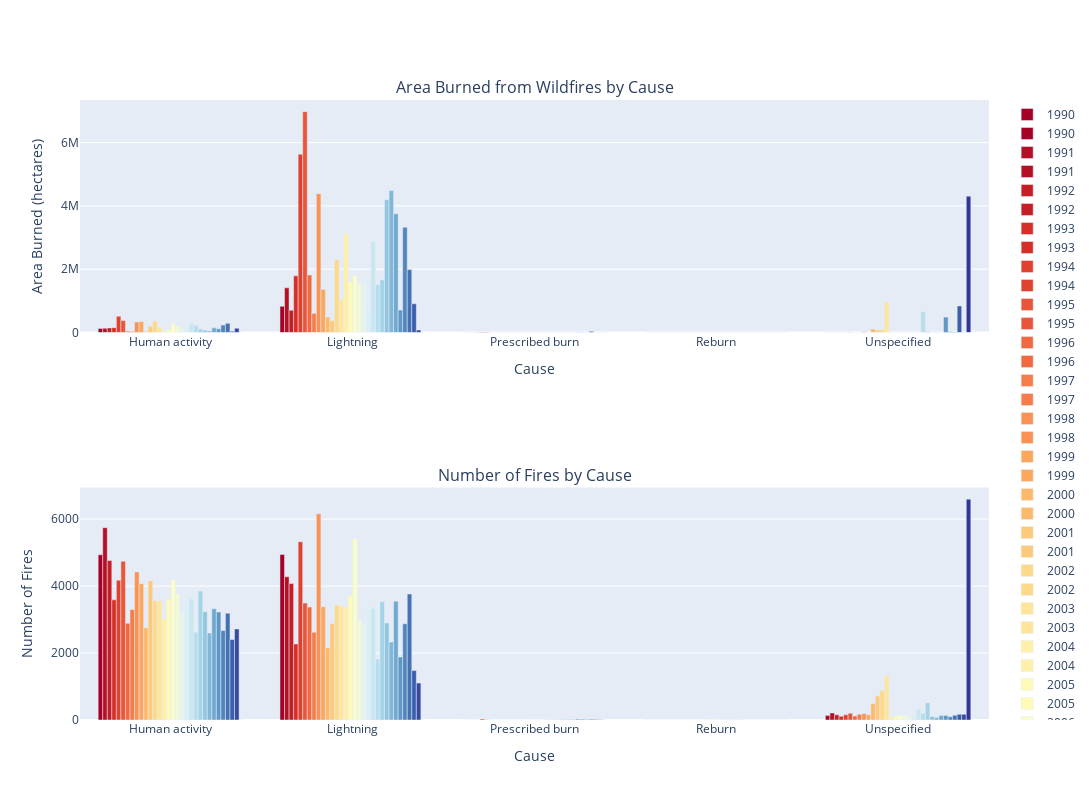

Source (notebook cell):
### Markdown cell above
| **Cause** | **Description** |
| :- |:------------- | 
| Human Activity | Wildfires caused by human activity refer to fires ignited as a result of human actions. These can include accidental causes like discarded cigarettes, unattended campfires, sparks from equipment or machinery, power line failures, or intentional acts of arson. Human-caused wildfires can occur in both urban and rural areas and can have various impacts depending on the location, climate, and fuel availability. |
| Lightning | Lightning-caused wildfires originate from natural electrical discharges during dry thunderstorms. Lightning strikes can ignite fires when they come into contact with dry vegetation, especially in regions with dry and windy conditions. These wildfires are a natural occurrence and can be prevalent in remote or forested areas where lightning strikes are more likely to occur. |
| Prescribed Burn | A prescribed burn, also known as a controlled burn or prescribed fire, is a planned fire intentionally set by fire management authorities. These burns are carefully controlled and conducted under specific conditions to reduce the risk of uncontrolled wildfires. Prescribed burns are often used for ecological purposes, such as promoting forest health, reducing fuel loads, managing vegetation, or restoring natural fire regimes. |
| Reburn | Reburn refers to a situation where a previously burned area reignites due to residual heat or smoldering embers from a previous wildfire. Even after a fire has been extinguished, heat can remain trapped within logs, root systems, or organic material. Under certain conditions, such as dry and windy weather, these residual heat sources can reignite, leading to a new fire within the previously burned area. Reburns can be challenging to detect and control, as they can occur unexpectedly and often in areas where firefighting resources have been recently deployed.  |
| Unspecified | Causes where the source of wildfire is unknown or unspecified. Mainly due to a lack of evidence. |

### Code cell
cause_figs = make_subplots(rows=2, cols=1, subplot_titles=['Area Burned from Wildfires by Cause', 'Number of Fires by Cause'])

for i in range(1990,2022):

    cause_figs.add_bar(x=areabygroup_causes['Cause'], y=areabygroup_causes[i], name=i, marker=dict(color=color_map[i]), row=1, col=1)
    cause_figs.add_bar(x=numfiresbygroup_causes['Cause'], y=numfiresbygroup_causes[i], name=i, marker=dict(color=color_map[i]), row=2, col=1)
    
cause_figs.update_layout(height=800, width=1780)
cause_figs.update_xaxes(title_text='Cause', row=1, col=1)
cause_figs.update_xaxes(title_text='Cause', row=2, col=1)
cause_figs.update_yaxes(title_text='Area Burned (hectares)', row=1, col=1)
cause_figs.update_yaxes(title_text='Number of Fires', row=2, col=1).show()

### Figure 1 — Plotly figure (JSON) as saved in the notebook; plotly's stock layout.template omitted (floating-point values rounded to 4 significant figures)
{"data": [{"marker": {"color": "#a50026"}, "name": "1990", "type": "bar", "x": ["Human activity", "Lightning", "Prescribed burn", "Reburn", "Unspecified"], "xaxis": "x", "y": [124127, 828079, 0, 0, 1117], "yaxis": "y"}, {"marker": {"color": "#a50026"}, "name": "1990", "type": "bar", "x": ["Human activity", "Lightning", "Prescribed burn", "Reburn", "Unspecified"], "xaxis": "x2", "y": [4935, 4944, 0, 0, 131], "yaxis": "y2"}, {"marker": {"color": "#b50f26"}, "name": "1991", "type": "bar", "x": ["Human activity", "Lightning", "Prescribed burn", "Reburn", "Unspecified"], "xaxis": "x", "y": [134485, 1410890, 0, 0, 412], "yaxis": "y"}, {"marker": {"color": "#b50f26"}, "name": "1991", "type": "bar", "x": ["Human activity", "Lightning", "Prescribed burn", "Reburn", "Unspecified"], "xaxis": "x2", "y": [5743, 4276, 0, 0, 212], "yaxis": "y2"}, {"marker": {"color": "#c51e26"}, "name": "1992", "type": "bar", "x": ["Human activity", "Lightning", "Prescribed burn", "Reburn", "Unspecified"], "xaxis": "x", "y": [145841, 702795, 0, 0, 3190], "yaxis": "y"}, {"marker": {"color": "#c51e26"}, "name": "1992", "type": "bar", "x": ["Human activity", "Lightning", "Prescribed burn", "Reburn", "Unspecified"], "xaxis": "x2", "y": [4765, 4075, 0, 0, 154], "yaxis": "y2"}, {"marker": {"color": "#d52e26"}, "name": "1993", "type": "bar", "x": ["Human activity", "Lightning", "Prescribed burn", "Reburn", "Unspecified"], "xaxis": "x", "y": [153454, 1789359, 7400, 0, 139], "yaxis": "y"}, {"marker": {"color": "#d52e26"}, "name": "1993", "type": "bar", "x": ["Human activity", "Lightning", "Prescribed burn", "Reburn", "Unspecified"], "xaxis": "x2", "y": [3589, 2273, 2, 0, 113], "yaxis": "y2"}, {"marker": {"color": "#df412f"}, "name": "1994", "type": "bar", "x": ["Human activity", "Lightning", "Prescribed burn", "Reburn", "Unspecified"], "xaxis": "x", "y": [510721, 5632460, 17882, 0, 284], "yaxis": "y"}, {"marker": {"color": "#df412f"}, "name": "1994", "type": "bar", "x": ["Human activity", "Lightning", "Prescribed burn", "Reburn", "Unspecified"], "xaxis": "x2", "y": [4173, 5323, 28, 0, 155], "yaxis": "y2"}, {"marker": {"color": "#e85538"}, "name": "1995", "type": "bar", "x": ["Human activity", "Lightning", "Prescribed burn", "Reburn", "Unspecified"], "xaxis": "x", "y": [377085, 6977955, 15997, 0, 4322], "yaxis": "y"}, {"marker": {"color": "#e85538"}, "name": "1995", "type": "bar", "x": ["Human activity", "Lightning", "Prescribed burn", "Reburn", "Unspecified"], "xaxis": "x2", "y": [4742, 3492, 8, 0, 203], "yaxis": "y2"}, {"marker": {"color": "#f26941"}, "name": "1996", "type": "bar", "x": ["Human activity", "Lightning", "Prescribed burn", "Reburn", "Unspecified"], "xaxis": "x", "y": [42192, 1815726, 0, 0, 3831], "yaxis": "y"}, {"marker": {"color": "#f26941"}, "name": "1996", "type": "bar", "x": ["Human activity", "Lightning", "Prescribed burn", "Reburn", "Unspecified"], "xaxis": "x2", "y": [2890, 3371, 0, 0, 118], "yaxis": "y2"}, {"marker": {"color": "#f67d4a"}, "name": "1997", "type": "bar", "x": ["Human activity", "Lightning", "Prescribed burn", "Reburn", "Unspecified"], "xaxis": "x", "y": [28237, 604036, 0, 0, 475], "yaxis": "y"}, {"marker": {"color": "#f67d4a"}, "name": "1997", "type": "bar", "x": ["Human activity", "Lightning", "Prescribed burn", "Reburn", "Unspecified"], "xaxis": "x2", "y": [3301, 2620, 0, 0, 169], "yaxis": "y2"}, {"marker": {"color": "#f99254"}, "name": "1998", "type": "bar", "x": ["Human activity", "Lightning", "Prescribed burn", "Reburn", "Unspecified"], "xaxis": "x", "y": [328052, 4385986, 0, 0, 26994], "yaxis": "y"}, {"marker": {"color": "#f99254"}, "name": "1998", "type": "bar", "x": ["Human activity", "Lightning", "Prescribed burn", "Reburn", "Unspecified"], "xaxis": "x2", "y": [4423, 6158, 0, 0, 187], "yaxis": "y2"}, {"marker": {"color": "#fca75e"}, "name": "1999", "type": "bar", "x": ["Human activity", "Lightning", "Prescribed burn", "Reburn", "Unspecified"], "xaxis": "x", "y": [345879, 1359676, 11158, 0, 429], "yaxis": "y"}, {"marker": {"color": "#fca75e"}, "name": "1999", "type": "bar", "x": ["Human activity", "Lightning", "Prescribed burn", "Reburn", "Unspecified"], "xaxis": "x2", "y": [4069, 3382, 3, 0, 154], "yaxis": "y2"}, {"marker": {"color": "#fdb96b"}, "name": "2000", "type": "bar", "x": ["Human activity", "Lightning", "Prescribed burn", "Reburn", "Unspecified"], "xaxis": "x", "y": [35498, 486257, 18, 0, 112382], "yaxis": "y"}, {"marker": {"color": "#fdb96b"}, "name": "2000", "type": "bar", "x": ["Human activity", "Lightning", "Prescribed burn", "Reburn", "Unspecified"], "xaxis": "x2", "y": [2754, 2159, 1, 0, 483], "yaxis": "y2"}, {"marker": {"color": "#fdc97a"}, "name": "2001", "type": "bar", "x": ["Human activity", "Lightning", "Prescribed burn", "Reburn", "Unspecified"], "xaxis": "x", "y": [193629, 373020, 0, 0, 81020], "yaxis": "y"}, {"marker": {"color": "#fdc97a"}, "name": "2001", "type": "bar", "x": ["Human activity", "Lightning", "Prescribed burn", "Reburn", "Unspecified"], "xaxis": "x2", "y": [4159, 2880, 0, 0, 723], "yaxis": "y2"}, {"marker": {"color": "#fdd989"}, "name": "2002", "type": "bar", "x": ["Human activity", "Lightning", "Prescribed burn", "Reburn", "Unspecified"], "xaxis": "x", "y": [364925, 2301358, 7, 0, 97316], "yaxis": "y"}, {"marker": {"color": "#fdd989"}, "name": "2002", "type": "bar", "x": ["Human activity", "Lightning", "Prescribed burn", "Reburn", "Unspecified"], "xaxis": "x2", "y": [3559, 3436, 1, 0, 882], "yaxis": "y2"}, {"marker": {"color": "#fee599"}, "name": "2003", "type": "bar", "x": ["Human activity", "Lightning", "Prescribed burn", "Reburn", "Unspecified"], "xaxis": "x", "y": [160357, 1049135, 0, 0, 958910], "yaxis": "y"}, {"marker": {"color": "#fee599"}, "name": "2003", "type": "bar", "x": ["Human activity", "Lightning", "Prescribed burn", "Reburn", "Unspecified"], "xaxis": "x2", "y": [3555, 3398, 0, 0, 1317], "yaxis": "y2"}, {"marker": {"color": "#fef0a8"}, "name": "2004", "type": "bar", "x": ["Human activity", "Lightning", "Prescribed burn", "Reburn", "Unspecified"], "xaxis": "x", "y": [40881, 3125309, 0, 41, 16768], "yaxis": "y"}, {"marker": {"color": "#fef0a8"}, "name": "2004", "type": "bar", "x": ["Human activity", "Lightning", "Prescribed burn", "Reburn", "Unspecified"], "xaxis": "x2", "y": [3015, 3378, 1, 6, 88], "yaxis": "y2"}, {"marker": {"color": "#fefab7"}, "name": "2005", "type": "bar", "x": ["Human activity", "Lightning", "Prescribed burn", "Reburn", "Unspecified"], "xaxis": "x", "y": [75683, 1609671, 4, 0, 1410], "yaxis": "y"}, {"marker": {"color": "#fefab7"}, "name": "2005", "type": "bar", "x": ["Human activity", "Lightning", "Prescribed burn", "Reburn", "Unspecified"], "xaxis": "x2", "y": [3608, 3717, 2, 3, 122], "yaxis": "y2"}, {"marker": {"color": "#fafdc8"}, "name": "2006", "type": "bar", "x": ["Human activity", "Lightning", "Prescribed burn", "Reburn", "Unspecified"], "xaxis": "x", "y": [294045, 1797131, 2, 33, 9470], "yaxis": "y"}, {"marker": {"color": "#fafdc8"}, "name": "2006", "type": "bar", "x": ["Human activity", "Lightning", "Prescribed burn", "Reburn", "Unspecified"], "xaxis": "x2", "y": [4177, 5404, 7, 22, 144], "yaxis": "y2"}, {"marker": {"color": "#f0f9da"}, "name": "2007", "type": "bar", "x": ["Human activity", "Lightning", "Prescribed burn", "Reburn", "Unspecified"], "xaxis": "x", "y": [216147, 1568189, 25, 1, 1104], "yaxis": "y"}, {"marker": {"color": "#f0f9da"}, "name": "2007", "type": "bar", "x": ["Human activity", "Lightning", "Prescribed burn", "Reburn", "Unspecified"], "xaxis": "x2", "y": [3776, 2981, 1, 8, 153], "yaxis": "y2"}, {"marker": {"color": "#e6f5ec"}, "name": "2008", "type": "bar", "x": ["Human activity", "Lightning", "Prescribed burn", "Reburn", "Unspecified"], "xaxis": "x", "y": [126735, 1528464, 9297, 8, 421], "yaxis": "y"}, {"marker": {"color": "#e6f5ec"}, "name": "2008", "type": "bar", "x": ["Human activity", "Lightning", "Prescribed burn", "Reburn", "Unspecified"], "xaxis": "x2", "y": [3214, 2870, 23, 9, 123], "yaxis": "y2"}, {"marker": {"color": "#d9eff6"}, "name": "2009", "type": "bar", "x": ["Human activity", "Lightning", "Prescribed burn", "Reburn", "Unspecified"], "xaxis": "x", "y": [60243, 695231, 7000, 6, 86], "yaxis": "y"}, {"marker": {"color": "#d9eff6"}, "name": "2009", "type": "bar", "x": ["Human activity", "Lightning", "Prescribed burn", "Reburn", "Unspecified"], "xaxis": "x2", "y": [3546, 3452, 25, 9, 113], "yaxis": "y2"}, {"marker": {"color": "#c8e7f1"}, "name": "2010", "type": "bar", "x": ["Human activity", "Lightning", "Prescribed burn", "Reburn", "Unspecified"], "xaxis": "x", "y": [287566, 2885380, 2112, 139, 2770], "yaxis": "y"}, {"marker": {"color": "#c8e7f1"}, "name": "2010", "type": "bar", "x": ["Human activity", "Lightning", "Prescribed burn", "Reburn", "Unspecified"], "xaxis": "x2", "y": [3615, 3330, 14, 12, 345], "yaxis": "y2"}, {"marker": {"color": "#b6deec"}, "name": "2011", "type": "bar", "x": ["Human activity", "Lightning", "Prescribed burn", "Reburn", "Unspecified"], "xaxis": "x", "y": [230341, 1509985, 4816, 0, 652285], "yaxis": "y"}, {"marker": {"color": "#b6deec"}, "name": "2011", "type": "bar", "x": ["Human activity", "Lightning", "Prescribed burn", "Reburn", "Unspecified"], "xaxis": "x2", "y": [2621, 1824, 25, 5, 203], "yaxis": "y2"}, {"marker": {"color": "#a5d4e6"}, "name": "2012", "type": "bar", "x": ["Human activity", "Lightning", "Prescribed burn", "Reburn", "Unspecified"], "xaxis": "x", "y": [111844, 1665396, 2627, 0, 31823], "yaxis": "y"}, {"marker": {"color": "#a5d4e6"}, "name": "2012", "type": "bar", "x": ["Human activity", "Lightning", "Prescribed burn", "Reburn", "Unspecified"], "xaxis": "x2", "y": [3851, 3534, 16, 0, 517], "yaxis": "y2"}, {"marker": {"color": "#93c6de"}, "name": "2013", "type": "bar", "x": ["Human activity", "Lightning", "Prescribed burn", "Reburn", "Unspecified"], "xaxis": "x", "y": [68204, 4194251, 1122, 0, 4925], "yaxis": "y"}, {"marker": {"color": "#93c6de"}, "name": "2013", "type": "bar", "x": ["Human activity", "Lightning", "Prescribed burn", "Reburn", "Unspecified"], "xaxis": "x2", "y": [3232, 2896, 20, 0, 108], "yaxis": "y2"}, {"marker": {"color": "#82b8d7"}, "name": "2014", "type": "bar", "x": ["Human activity", "Lightning", "Prescribed burn", "Reburn", "Unspecified"], "xaxis": "x", "y": [45931, 4486938, 3898, 0, 8891], "yaxis": "y"}, {"marker": {"color": "#82b8d7"}, "name": "2014", "type": "bar", "x": ["Human activity", "Lightning", "Prescribed burn", "Reburn", "Unspecified"], "xaxis": "x2", "y": [2600, 2328, 17, 0, 75], "yaxis": "y2"}, {"marker": {"color": "#70a9cf"}, "name": "2015", "type": "bar", "x": ["Human activity", "Lightning", "Prescribed burn", "Reburn", "Unspecified"], "xaxis": "x", "y": [147755, 3749916, 10105, 0, 606], "yaxis": "y"}, {"marker": {"color": "#70a9cf"}, "name": "2015", "type": "bar", "x": ["Human activity", "Lightning", "Prescribed burn", "Reburn", "Unspecified"], "xaxis": "x2", "y": [3324, 3548, 30, 0, 132], "yaxis": "y2"}, {"marker": {"color": "#6197c5"}, "name": "2016", "type": "bar", "x": ["Human activity", "Lightning", "Prescribed burn", "Reburn", "Unspecified"], "xaxis": "x", "y": [119208, 707880, 6480, 0, 486038], "yaxis": "y"}, {"marker": {"color": "#6197c5"}, "name": "2016", "type": "bar", "x": ["Human activity", "Lightning", "Prescribed burn", "Reburn", "Unspecified"], "xaxis": "x2", "y": [3226, 1880, 26, 0, 135], "yaxis": "y2"}, {"marker": {"color": "#5285bc"}, "name": "2017", "type": "bar", "x": ["Human activity", "Lightning", "Prescribed burn", "Reburn", "Unspecified"], "xaxis": "x", "y": [236686, 3325000, 2190, 0, 25554], "yaxis": "y"}, {"marker": {"color": "#5285bc"}, "name": "2017", "type": "bar", "x": ["Human activity", "Lightning", "Prescribed burn", "Reburn", "Unspecified"], "xaxis": "x2", "y": [2672, 2874, 16, 0, 96], "yaxis": "y2"}, {"marker": {"color": "#4472b3"}, "name": "2018", "type": "bar", "x": ["Human activity", "Lightning", "Prescribed burn", "Reburn", "Unspecified"], "xaxis": "x", "y": [288796, 1986960, 37076, 0, 16020], "yaxis": "y"}, {"marker": {"color": "#4472b3"}, "name": "2018", "type": "bar", "x": ["Human activity", "Lightning", "Prescribed burn", "Reburn", "Unspecified"], "xaxis": "x2", "y": [3191, 3761, 19, 0, 140], "yaxis": "y2"}, {"marker": {"color": "#3d5ea9"}, "name": "2019", "type": "bar", "x": ["Human activity", "Lightning", "Prescribed burn", "Reburn", "Unspecified"], "xaxis": "x", "y": [40299, 907678, 308, 0, 837929], "yaxis": "y"}, {"marker": {"color": "#3d5ea9"}, "name": "2019", "type": "bar", "x": ["Human activity", "Lightning", "Prescribed burn", "Reburn", "Unspecified"], "xaxis": "x2", "y": [2403, 1477, 12, 0, 170], "yaxis": "y2"}, {"marker": {"color": "#374a9f"}, "name": "2020", "type": "bar", "x": ["Human activity", "Lightning", "Prescribed burn", "Reburn", "Unspecified"], "xaxis": "x", "y": [135135, 78386, 1392, 0, 3322], "yaxis": "y"}, {"marker": {"color": "#374a9f"}, "name": "2020", "type": "bar", "x": ["Human activity", "Lightning", "Prescribed burn", "Reburn", "Unspecified"], "xaxis": "x2", "y": [2719, 1102, 8, 0, 172], "yaxis": "y2"}, {"marker": {"color": "#313695"}, "name": "2021", "type": "bar", "x": ["Human activity", "Lightning", "Prescribed burn", "Reburn", "Unspecified"], "xaxis": "x", "y": [0, 0, 0, 0, 4307520], "yaxis": "y"}, {"marker": {"color": "#313695"}, "name": "2021", "type": "bar", "x": ["Human activity", "Lightning", "Prescribed burn", "Reburn", "Unspecified"], "xaxis": "x2", "y": [0, 0, 0, 0, 6596], "yaxis": "y2"}], "layout": {"annotations": [{"font": {"size": 16}, "showarrow": false, "text": "Area Burned from Wildfires by Cause", "x": 0.5, "xanchor": "center", "xref": "paper", "y": 1, "yanchor": "bottom", "yref": "paper"}, {"font": {"size": 16}, "showarrow": false, "text": "Number of Fires by Cause", "x": 0.5, "xanchor": "center", "xref": "paper", "y": 0.375, "yanchor": "bottom", "yref": "paper"}], "height": 800, "width": 1780, "xaxis": {"anchor": "y", "domain": [0, 1], "title": {"text": "Cause"}}, "xaxis2": {"anchor": "y2", "domain": [0, 1], "title": {"text": "Cause"}}, "yaxis": {"anchor": "x", "domain": [0.625, 1], "title": {"text": "Area Burned (hectares)"}}, "yaxis2": {"anchor": "x2", "domain": [0, 0.375], "title": {"text": "Number of Fires"}}}}
